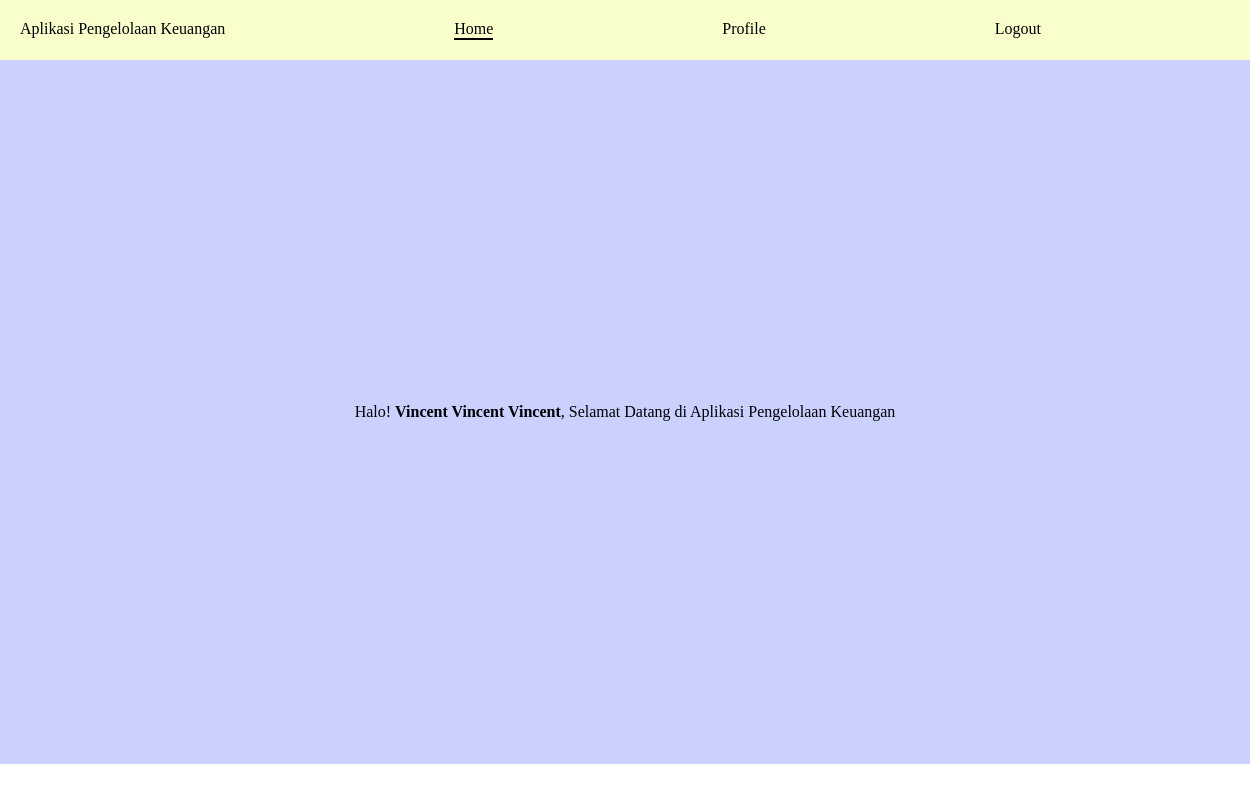
Page /home.php (signed in) on the committed database.
### tables this page shows
CREATE TABLE `user_profile` (
  `namaDepan` varchar(20) NOT NULL,
  `namaTengah` varchar(20) NOT NULL,
  `namaBelakang` varchar(20) NOT NULL,
  `tempatLahir` varchar(20) NOT NULL,
  `tanggalLahir` date NOT NULL,
  `nik` char(20) NOT NULL,
  `wargaNegara` varchar(20) NOT NULL,
  `email` varchar(50) NOT NULL,
  `noHp` varchar(20) NOT NULL,
  `alamat` varchar(200) NOT NULL,
  `kodePos` char(5) NOT NULL,
  `imageDir` varchar(255) NOT NULL,
  `username` varchar(100) NOT NULL,
  `password1` varchar(25) NOT NULL,
  `password2` varchar(25) NOT NULL
);

### home.php (the view, shortened to what this page needs)
<!DOCTYPE html>
<html lang="en">
<head>
    <link rel="stylesheet" href="./style.css">
</head>
<body>
    <div class="home-header">
        <p>Aplikasi Pengelolaan Keuangan</p>
        <p style="border-bottom: 2px solid black">Home</p>
        <a href="./profile.php">Profile</a>
        <a href="./welcome.php">Logout</a><br>
    </div>
    <div class="home-content">
        <?php
            include("./config.php");
            $str_query = "SELECT * FROM user_profile WHERE nik ='".$_SESSION['account']."'";
            $query = mysqli_query($mysqli, $str_query);
            $data = mysqli_fetch_array($query);
            echo "Halo!&nbsp;"."<strong>".$data['namaDepan']." ".$data['namaTengah']." ".
            $data['namaBelakang']."</strong>".", Selamat Datang di Aplikasi Pengelolaan Keuangan";
        ?>
    </div>
</body>
</html>

### style.css (style rules this page uses)
* { padding: 0px; margin: 0px; }
.home-header { display: flex; flex-direction: row; justify-content: space-between; width: 100%; height: fit-content; background-color: #f9ffca; padding: 20px; }
.home-content { display: flex; justify-content: center; align-items: center; background-color: #cad1ff; width: 100%; height: 88vh; }
.home-header a { text-decoration: none; color: black; }

### rows in the picture
user_profile: namaDepan "Vincent", namaTengah "Vincent", namaBelakang "Vincent"
